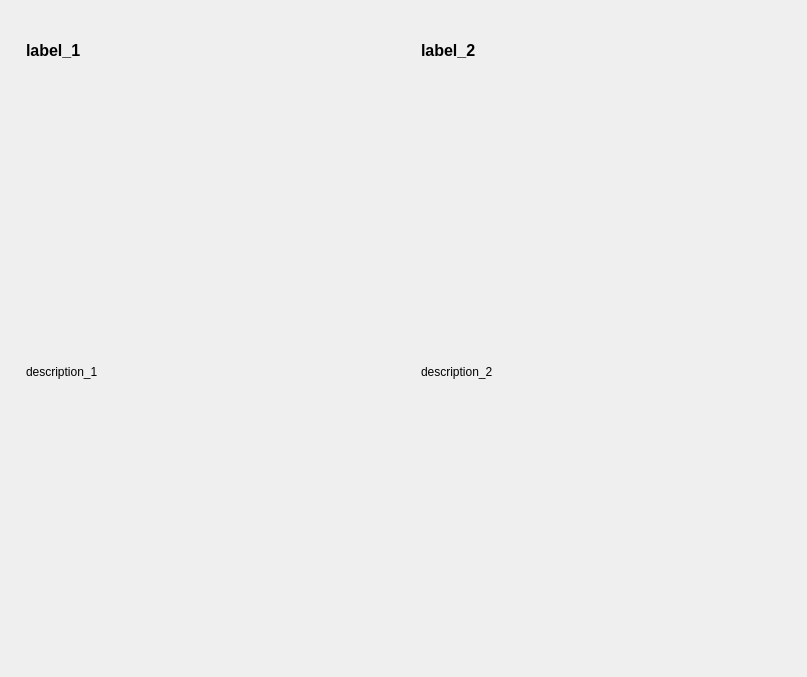
         <widget class="QWidget" name="scrollAreaWidgetContents_2">
          <property name="geometry">
           <rect>
            <x>0</x>
            <y>0</y>
            <width>807</width>
            <height>677</height>
           </rect>
          </property>
          <layout class="QGridLayout" name="gridLayout_5">
           <item row="0" column="0">
            <widget class="QWidget" name="widget_4" native="true">
             <layout class="QGridLayout" name="gridLayout_3">
              <item row="1" column="0">
               <widget class="QLabel" name="P_description_1">
                <property name="font">
                 <font>
                  <pointsize>9</pointsize>
                 </font>
                </property>
                <property name="text">
                 <string>description_1</string>
                </property>
                <property name="wordWrap">
                 <bool>true</bool>
                </property>
               </widget>
              </item>
              <item row="0" column="0">
               <widget class="QLabel" name="P_label_1">
                <property name="minimumSize">
                 <size>
                  <width>360</width>
                  <height>20</height>
                 </size>
                </property>
                <property name="maximumSize">
                 <size>
                  <width>360</width>
                  <height>60</height>
                 </size>
                </property>
                <property name="font">
                 <font>
                  <pointsize>12</pointsize>
                  <weight>75</weight>
                  <italic>false</italic>
                  <bold>true</bold>
                  <underline>false</underline>
                  <strikeout>false</strikeout>
                  <kerning>true</kerning>
                 </font>
                </property>
                <property name="mouseTracking">
                 <bool>false</bool>
                </property>
                <property name="tabletTracking">
                 <bool>false</bool>
                </property>
                <property name="acceptDrops">
                 <bool>false</bool>
                </property>
                <property name="toolTipDuration">
                 <number>-1</number>
                </property>
                <property name="layoutDirection">
                 <enum>Qt::LeftToRight</enum>
                </property>
                <property name="text">
                 <string>label_1</string>
                </property>
                <property name="wordWrap">
                 <bool>true</bool>
                </property>
               </widget>
              </item>
             </layout>
            </widget>
           </item>
           <item row="0" column="1">
            <widget class="QWidget" name="widget_5" native="true">
             <layout class="QGridLayout" name="gridLayout_6">
              <item row="1" column="0">
               <widget class="QLabel" name="P_description_2">
                <property name="font">
                 <font>
                  <pointsize>9</pointsize>
                 </font>
                </property>
                <property name="text">
                 <string>description_2</string>
                </property>
                <property name="wordWrap">
                 <bool>true</bool>
                </property>
               </widget>
              </item>
              <item row="0" column="0">
               <widget class="QLabel" name="P_labe_2">
                <property name="minimumSize">
                 <size>
                  <width>360</width>
                  <height>20</height>
                 </size>
                </property>
                <property name="maximumSize">
                 <size>
                  <width>360</width>
                  <height>60</height>
                 </size>
                </property>
                <property name="font">
                 <font>
                  <pointsize>12</pointsize>
                  <weight>75</weight>
                  <italic>false</italic>
                  <bold>true</bold>
                  <underline>false</underline>
                  <strikeout>false</strikeout>
                  <kerning>true</kerning>
                 </font>
                </property>
                <property name="mouseTracking">
                 <bool>false</bool>
                </property>
                <property name="tabletTracking">
                 <bool>false</bool>
                </property>
                <property name="acceptDrops">
                 <bool>false</bool>
                </property>
                <property name="toolTipDuration">
                 <number>-1</number>
                </property>
                <property name="layoutDirection">
                 <enum>Qt::LeftToRight</enum>
                </property>
                <property name="text">
                 <string>label_2</string>
                </property>
                <property name="wordWrap">
                 <bool>true</bool>
                </property>
               </widget>
              </item>
             </layout>
            </widget>
           </item>
          </layout>
         </widget>
